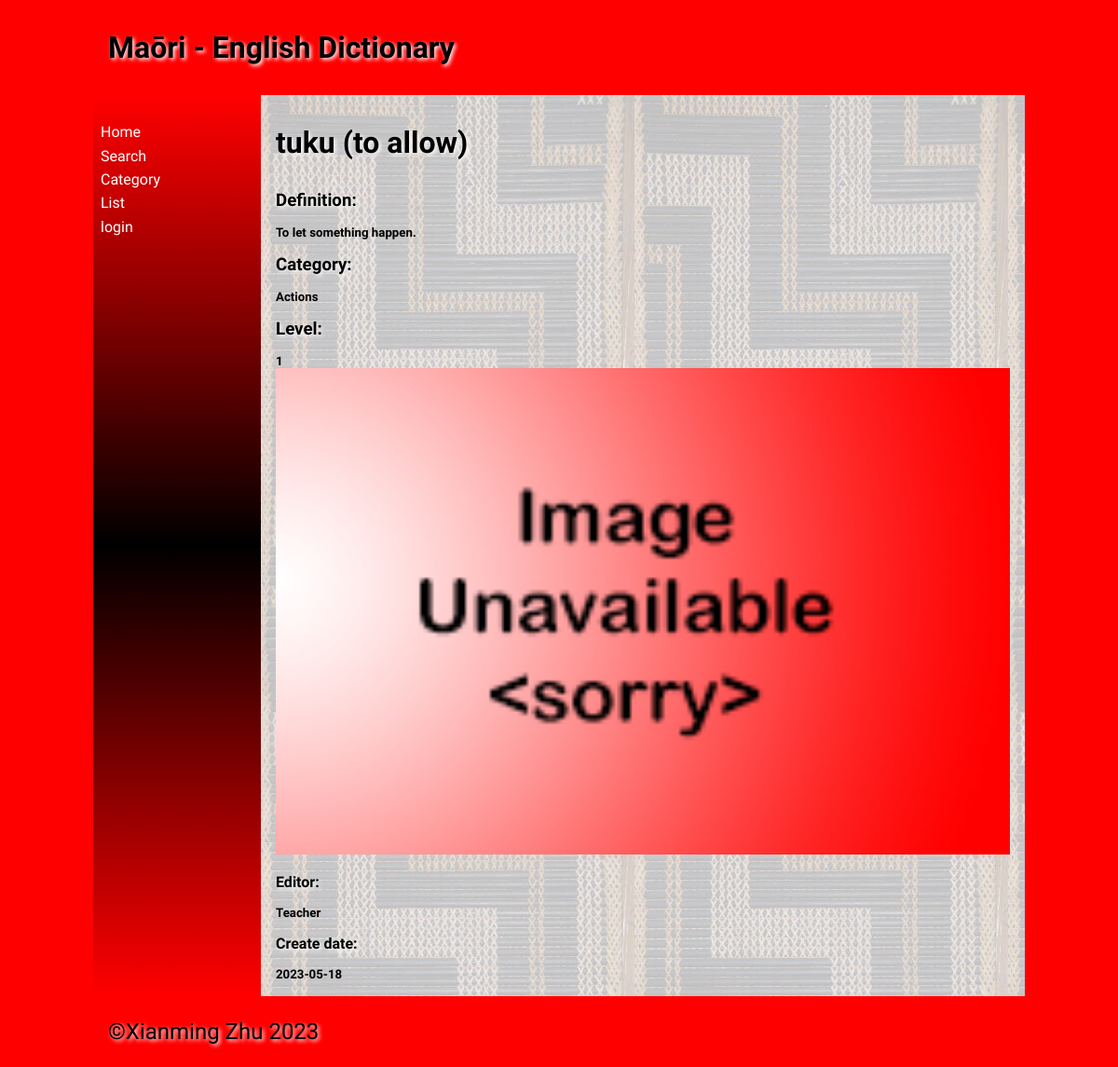
The app's page /word/38 with its own data.
### tables this page shows
CREATE TABLE "vocab_list"
(
    Maori      varchar(30),
    English    varchar(30),
    cat_id     integer,
    Definition varchar(500),
    Level      integer,
    word_id    integer
        constraint vocab_list_pk
            primary key,
    editor_id  INTEGER,
    images     varchar(200),
    date       text
);

CREATE TABLE "category"
(
    cat_id   integer not null
        constraint category_pk
            primary key
        constraint category_vocab_list_cat_id_fk
            references vocab_list (cat_id),
    cat_name varchar(30)
);

CREATE TABLE "user"
(
    user_id      integer
        constraint user_pk
            primary key
        constraint user_vocab_list_editor_id_fk
            references vocab_list (editor_id),
    fname        varchar(50),
    lname        varchar(50),
    email        varchar(100),
    password     varchar(100),
    account_type varchar(10)
);

### app.py (the view)
@app.route('/word/<int:word_id>')
def word_detail(word_id):
    db = get_db()
    word = db.execute('SELECT * FROM vocab_list WHERE word_id = ?', (word_id,)).fetchone()
    editor_id = word['editor_id']
    editor = db.execute('SELECT fname FROM user WHERE user_id = ?', (editor_id,)).fetchone()
    cat_id = word['cat_id']
    category = db.execute('SELECT cat_name FROM category WHERE cat_id = ?', (cat_id,)).fetchone()
    return render_template('word_detail.html', word=word, logged_in=is_logged_in()
                           , teacher_in=teacher_logged_in(), editor=editor, category=category)

### app.py (called while the page is built)
def get_db():
    db = getattr(g, '_database', None)
    if db is None:
        db = g._database = sqlite3.connect(DATABASE)
        db.row_factory = sqlite3.Row
    return db

def is_logged_in():
    if session.get("email") is None:
        print("not logged in")
        return False
    else:
        print("logged in")
        return True

def teacher_logged_in():
    if session.get("account_type") == "teacher":
        print("teacher in")
        return True
    else:
        print("teacher not in")
        return False

### templates/word_detail.html (shortened to what this page needs)
{% extends 'base.html' %}
{% block heading %}Maōri - English Dictionary{% endblock %}
{% block main %}
  <head>
  </head>
  <body>
    <h1>{{ word[0] }} ({{ word[1] }})</h1>
    <h3>Definition:</h3><h5>{{ word[3] }}</h5>
    <h3>Category:</h3><h5>{{ category[0] }}</h5>
    <h3>Level:</h3><h5>{{ word[4] }}</h5>
    <img src="/static/images/{{ word[7] }}">
    <h4>Editor:</h4><h5>{{ editor[0] }}</h5>
    <h4>Create date:</h4><h5>{{ word[8] }}</h5>
  </body>
{% endblock %}

### static/css/style.css (style rules this page uses)
* { font-family: Comfortaa, sans-serif; margin: 0; padding: 0; box-sizing: border-box; }
body { background-color: #ff0000; }
h1, h2, h3, h4 { padding: 1rem 0; font-family: 'Suez One', serif; color: #000; text-shadow: 2px 2px 4px #fff; }
img { width: 100%; }

### records on screen
vocab_list: Maori "tuku", English "to allow", Definition "To let something happen.", Level "1", images (placeholder picture), date "2023-05-18"
category: cat_name "Actions"
user: fname "Teacher"
